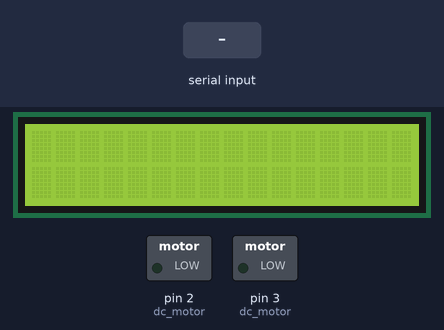
The sketch below on a simulated Arduino Uno, built with avr-gcc and run on an emulated ATmega328P. On the bench: 16×2 character LCD, switched loads named in the sketch (green lamp = pin HIGH). The inputs (shaded band) are chosen by the test bench. What the sketch prints to the serial monitor is not drawn.

Above: at 1.2 s.
1.3 s: "1\n" received over Serial
4.3 s: "90,45\n" received over Serial
At 6.2 s:
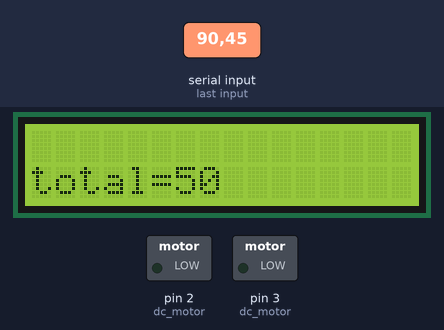
At 7.3 s:
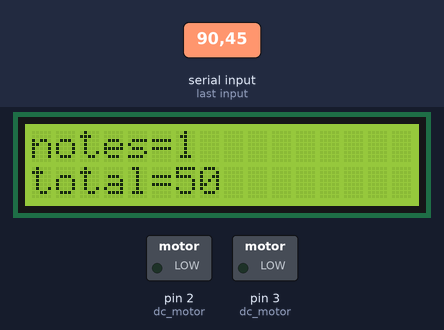
Timing chart, 0 to 8.8 s (numbered marks = the images above; inputs shaded):
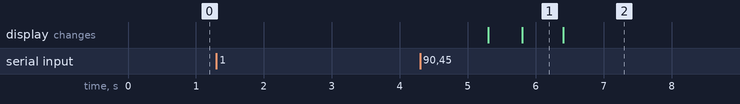

Measured:
- after the input at 1.3 s, every drawn part: stays the same
- after the input at 4.3 s, the display: first changes after 1.0 s (image 1 shows a later state)
- what the display in image 1 shows lasts 0.6 s, from 5.8 s to 6.4 s

The sketch:

team-_1.ino
```cpp
#include <LiquidCrystal.h>

// initialize the library by associating any needed LCD interface pin
// with the arduino pin number it is connected to
const int rs = 9, en = 8, d4 = 7, d5 = 6, d6 = 4, d7 = 5;
LiquidCrystal lcd(rs, en, d4, d5, d6, d7);
int m=0;
int n=0;
int ir=0;
int a=0;
void setup() {
  // set up the LCD's number of columns and rows:
  lcd.begin(16, 2);
  Serial.begin(9600);
   pinMode(2,OUTPUT);//dc motor
  pinMode(3,OUTPUT);//dc motor
  // Print a message to the LCD.

}

void loop() {
  // Turn off the display:
  Serial.println("press 1 to detect");
  delay(1000);
  ir=Serial.parseInt();
  delay(1000);

  if(ir==1)
 {


    digitalWrite(13,HIGH);
    digitalWrite(12,LOW);
    delay(1000);

  Serial.println("enter frequency");
    delay(1000);
  a=Serial.parseInt();
  delay(1000);
  if (a>25 && a<80)
  {
    lcd.setCursor(0,1);
    m=m+20;
    lcd.print("total=");
    delay(500);
    lcd.print(m);
    delay(500);
    n++;
    delay(100);
      }
 else if (a>80 && a<160)
  {
    lcd.setCursor(0,1);
    m=m+50;
    lcd.print("total=");
    delay(500);
    lcd.print(m);
    delay(500);
    n++;
    delay(100);
  }
  else if (a>160 && a<240)
  {
    lcd.setCursor(0,1);
    m=m+500;
    lcd.print("total=");
    delay(500);
    lcd.print(m);
    delay(500);
    n++;
    delay(100);
  }
  else
  {
    lcd.setCursor(0,1);
    lcd.print(" Invalid  ");
    delay(100);

  }
 lcd.setCursor(0,0);
 lcd.print("notes=");
  lcd.print(n);
  delay(500);

  }
  }
```
